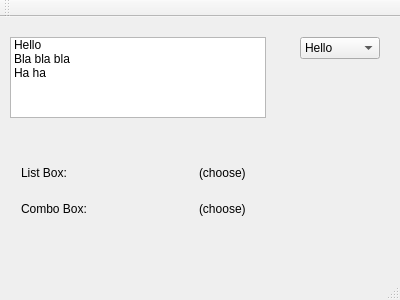
<?xml version="1.0" encoding="UTF-8"?>
<ui version="4.0">
 <class>MainWindow</class>
 <widget class="QMainWindow" name="MainWindow">
  <property name="geometry">
   <rect>
    <x>0</x>
    <y>0</y>
    <width>400</width>
    <height>300</height>
   </rect>
  </property>
  <property name="windowTitle">
   <string>MainWindow</string>
  </property>
  <widget class="QWidget" name="centralWidget">
   <widget class="QComboBox" name="comboBox">
    <property name="geometry">
     <rect>
      <x>300</x>
      <y>20</y>
      <width>80</width>
      <height>22</height>
     </rect>
    </property>
    <item>
     <property name="text">
      <string>Hello</string>
     </property>
    </item>
    <item>
     <property name="text">
      <string>Bla bla bla</string>
     </property>
    </item>
    <item>
     <property name="text">
      <string>Ha ha</string>
     </property>
    </item>
   </widget>
   <widget class="QListWidget" name="listWidget">
    <property name="geometry">
     <rect>
      <x>10</x>
      <y>20</y>
      <width>256</width>
      <height>81</height>
     </rect>
    </property>
    <item>
     <property name="text">
      <string>Hello</string>
     </property>
    </item>
    <item>
     <property name="text">
      <string>Bla bla bla</string>
     </property>
    </item>
    <item>
     <property name="text">
      <string>Ha ha</string>
     </property>
    </item>
   </widget>
   <widget class="QWidget" name="">
    <property name="geometry">
     <rect>
      <x>10</x>
      <y>130</y>
      <width>371</width>
      <height>87</height>
     </rect>
    </property>
    <layout class="QHBoxLayout" name="horizontalLayout">
     <item>
      <layout class="QVBoxLayout" name="verticalLayout">
       <item>
        <widget class="QLabel" name="label">
         <property name="text">
          <string>List Box:</string>
         </property>
        </widget>
       </item>
       <item>
        <widget class="QLabel" name="label_2">
         <property name="text">
          <string>Combo Box:</string>
         </property>
        </widget>
       </item>
      </layout>
     </item>
     <item>
      <layout class="QVBoxLayout" name="verticalLayout_2">
       <item>
        <widget class="QLabel" name="list_label">
         <property name="text">
          <string>(choose)</string>
         </property>
        </widget>
       </item>
       <item>
        <widget class="QLabel" name="combo_label">
         <property name="text">
          <string>(choose)</string>
         </property>
        </widget>
       </item>
      </layout>
     </item>
    </layout>
   </widget>
  </widget>
  <widget class="QMenuBar" name="menuBar">
   <property name="geometry">
    <rect>
     <x>0</x>
     <y>0</y>
     <width>400</width>
     <height>25</height>
    </rect>
   </property>
  </widget>
  <widget class="QToolBar" name="mainToolBar">
   <attribute name="toolBarArea">
    <enum>TopToolBarArea</enum>
   </attribute>
   <attribute name="toolBarBreak">
    <bool>false</bool>
   </attribute>
  </widget>
  <widget class="QStatusBar" name="statusBar"/>
 </widget>
 <layoutdefault spacing="6" margin="11"/>
 <resources/>
 <connections/>
</ui>
